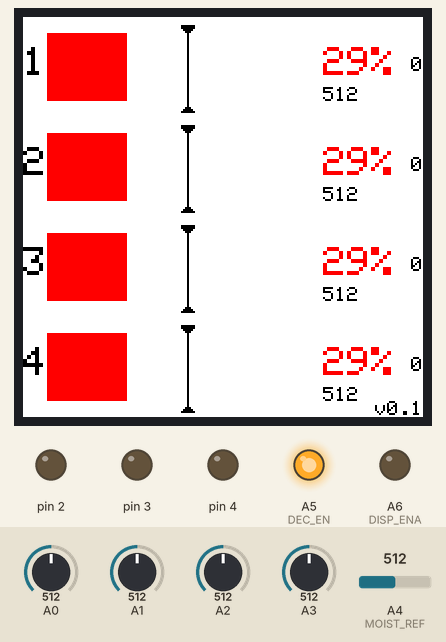
Bench run of a program on a simulated Arduino Nano, built for the host (arithmetic inside an expression is 32-bit, double 64-bit). Parts: 200×200 colour display, output pins drawn as LEDs (lit = HIGH). Inputs (shaded band) come from the test bench; at power-on: A0 = 512, A1 = 512, A2 = 512, A3 = 512, A4 (MOIST_REF) = 512.

Above: at 16.1 s.
At 17.4 s:
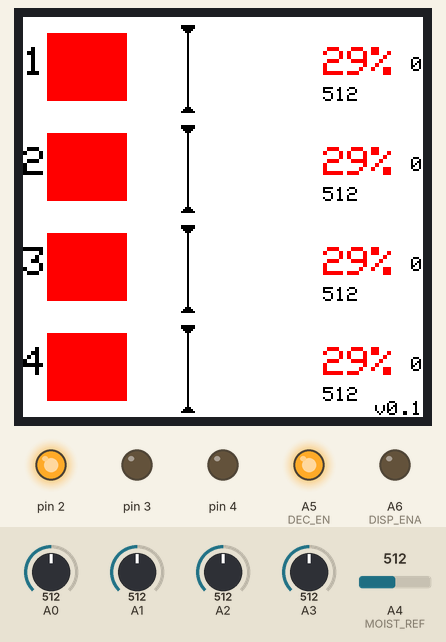
At 18.6 s:
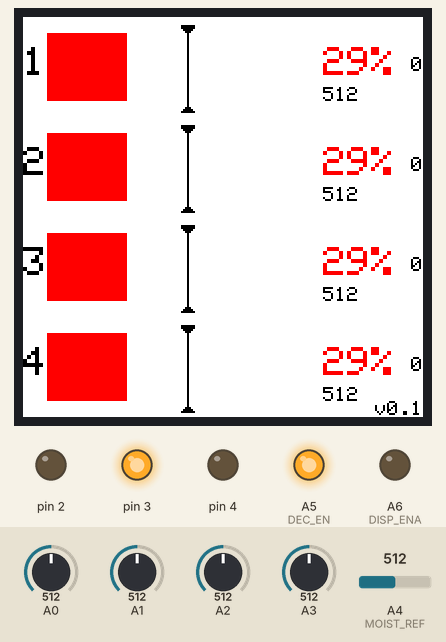
At 19.9 s:
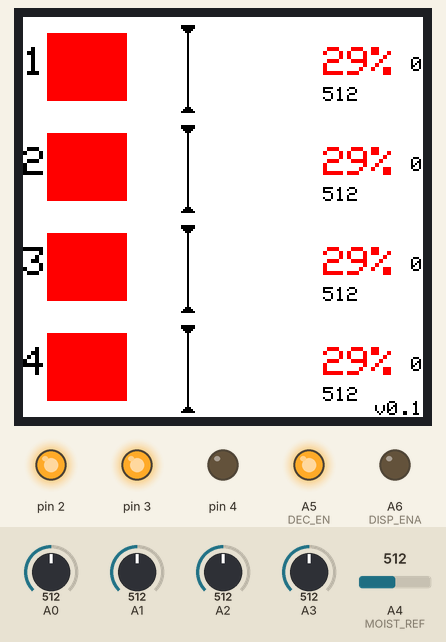
At 21.1 s:
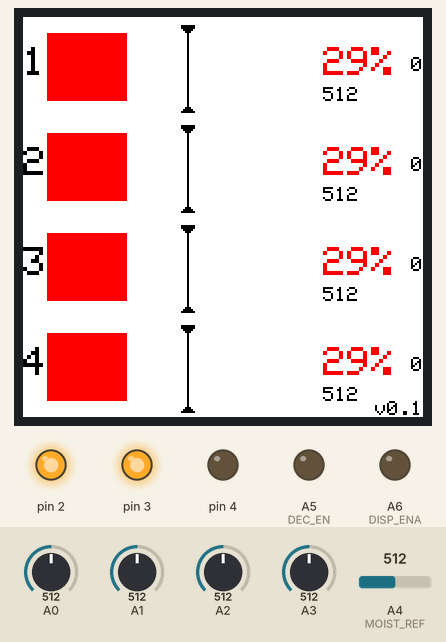
Timing chart, 0 to 22.6 s (numbered marks = the images above):
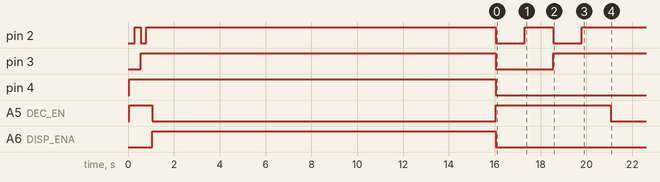

Measured:
- by itself, pin 2: goes HIGH 0.25 s, LOW 0.25 s, HIGH 15.3 s, LOW 1.3 s, HIGH 1.3 s, LOW 1.3 s, then HIGH
- by itself, pin 3: LOW → HIGH at 0.55 s, → LOW 15.5 s later, → HIGH 2.5 s later
- by itself, pin 4: LOW → HIGH at 0.05 s, → LOW 16.0 s later
- by itself, A5 (DEC_EN): LOW → HIGH at 0.05 s, → LOW 1.0 s later, → HIGH 15.0 s later, → LOW 5.0 s later
- by itself, A6 (DISP_ENA): LOW → HIGH at 1.1 s, → LOW 15.0 s later

The program:

main.cpp
```cpp
/***************************************************
 Firmware for Soil Moisture Guard

 The board has four channels. Each channel has a
 capacitive moisture sensor, a potentiometer to set
 the desired soil moisture level and a water pump.
 If the moisture drops below the desired level the
 pump is triggered for a given amount of time. If
 that does not restore the moisture level on the first attempt
 a configurable number of pump retries are attempted before
 it gives up.

 A display shows the status of all 4 channels:
 - moisture level as bar graph
   black bar when ok, red when too dry
 - moisture level as numeric percentage
   black font when ok, red when too dry
 - number of pump attempts
   black font when ok, red when the maximum number of retries is exceeded
 ****************************************************/

#include <Adafruit_ThinkInk.h>
#include <Adafruit_SleepyDog.h>

#define VERSION "v0.1" // TODO: get from git
//#define DEBUG 1 // comment in for debug info on the Serial port

// Configuration
#define NUMBER_OF_CHANNELS 4
#define PUMP0_MAX_ATTEMPTS 3
#define PUMP0_DURATION     10
#define PUMP1_MAX_ATTEMPTS 3
#define PUMP1_DURATION     10
#define PUMP2_MAX_ATTEMPTS 3
#define PUMP2_DURATION     10
#define PUMP3_MAX_ATTEMPTS 3
#define PUMP3_DURATION     10

#define EPD_CS      9
#define EPD_DC      10
#define SRAM_CS     6
#define EPD_RESET   8
#define EPD_BUSY    7

#define DISP_ENA    A6
#define DEC_EN      A5
#define MOIST_REF   A4

// see CLKPR chapter in ATmega328P manual
// register | division factor
// ---------|----------------
//     0x00 |   1 ->  16MHz
//     0x01 |   2 ->   8MHz
//     0x02 |   4 ->   4MHz
//     0x03 |   8 ->   2MHz
//     0x04 |  16 ->   1MHz
//     0x05 |  32 -> 500kHz
//     0x06 |  64 -> 250kHz
//     0x07 | 128 -> 125kHz
//     0x08 | 256 ->  62kHz
const uint8_t clk_div    = 0x03; // Divide 16MHz for power saving ..
const uint16_t clk_scaler = pow(2, clk_div); // ..  but all delays need to be scaled
#define BAR_SCALER 1.38 // 100% moisture level is 138 pixels wide on the display

// Calibration
#define WET_MEASUREMENT 150 // sensor submersed in water -> 100% moisture level
#define DRY_MEASUREMENT 660 // sensor in dry air -> 0% moisture level
#define NUMBER_OF_MEASUREMENT_SAMPLES 4 // sensors are noisy, sample a few times and take average. Keep < 64 (2^16 uint16_t / 2^10 ADC resolution = 2^6)

// 1.54" Monochrome displays with 200x200 pixels and SSD1681 chipset
ThinkInk_154_Tricolor_Z90 display(EPD_DC, EPD_RESET, EPD_CS, SRAM_CS, EPD_BUSY);

// Global state
struct ChannelState_T {
  const uint8_t pump_duration;
  const uint8_t max_pump_attempts;
  uint8_t pump_attempts;
  uint16_t moisture_level;
  uint16_t moisture_level_raw;
  uint16_t moisture_reference_level;
  const uint8_t sensor_analog_pin;
  const uint8_t sensor_dec;
  const uint8_t pump_dec;
} channel_state[NUMBER_OF_CHANNELS] = {
  // init values
  {PUMP0_DURATION, PUMP0_MAX_ATTEMPTS, 0, 99, 0, 25, A0, 4, 0}, // Channel 0
  {PUMP1_DURATION, PUMP1_MAX_ATTEMPTS, 0, 99, 0, 25, A1, 5, 1}, // Channel 1
  {PUMP2_DURATION, PUMP2_MAX_ATTEMPTS, 0, 99, 0, 25, A2, 6, 2}, // Channel 2
  {PUMP3_DURATION, PUMP3_MAX_ATTEMPTS, 0, 99, 0, 25, A3, 7, 3}  // Channel 3
};

///////////////////////////////////////////////////////////////////////////////
// code section below
/////////////////////

void setup() {
#ifdef DEBUG
  Serial.begin(9600);
  while (!Serial) { delay(10); }
#endif
  display.begin(THINKINK_TRICOLOR);
  // display.setRotation(1); // experiment with this depending on how the board is installed. Values can be 0, 1, 2, 3
  CLKPR = 0x80;
  CLKPR = clk_div;
#ifdef DEBUG
  Serial.print("Soil Moisture Guard ");
  Serial.println(VERSION);
  Serial.print("Clock divisor ");
  Serial.println(clk_scaler);
#endif
  pinMode(DISP_ENA, OUTPUT);
  pinMode(DEC_EN, OUTPUT);
  pinMode(2, OUTPUT); pinMode(3, OUTPUT); pinMode(4, OUTPUT);
}


uint8_t convertMeasurementToPercent(uint16_t measurement) {
  // saturates at 0 or 99%
  const float a = 100.0/(WET_MEASUREMENT - DRY_MEASUREMENT); // coefficient for 100%
  const float b = -DRY_MEASUREMENT*a;
  float percentage = measurement*a + b;
  return (uint8_t)max(0, min(99, percentage));
}


void setDecoder(uint8_t val) {
  digitalWrite(DEC_EN, LOW);
  uint8_t d4_lvl = (val>>2) & 0x01;
  uint8_t d3_lvl = (val>>1) & 0x01;
  uint8_t d2_lvl = val & 0x01;
#ifdef DEBUG
  Serial.print("setDecoder to ");
  Serial.print(val);
  Serial.print(" d4,d3,d2 = ");
  Serial.print(d4_lvl);
  Serial.print(d3_lvl);
  Serial.println(d2_lvl);
#endif
  // HC237 wiring: A0 - d2, A1 - d3, A2 - d4
  digitalWrite(2, d2_lvl); // this can probably be done in one cycle by writing the appropriate register directly. But we're in no hurry and can use the Arduino API for readability.
  digitalWrite(3, d3_lvl);
  digitalWrite(4, d4_lvl);
  digitalWrite(DEC_EN, HIGH);
}


boolean almostEqual(uint8_t a, uint8_t b, uint8_t absdiff) {
    return (max(a,b) - min(a,b)) <= absdiff;
}


boolean updateState() {
  // get all measurements, return true if there was an update
  boolean update = false;
  for (uint8_t i = 0; i < NUMBER_OF_CHANNELS; i++) {
    setDecoder(channel_state[i].sensor_dec); // power up the sensor and potentiometer
#ifdef DEBUG
    Serial.print("Reading Channel");
    Serial.println(i+1);
#endif
    delay(2000/clk_scaler);                  // wait until oscillator on sensor is steady
    uint16_t measurement     = 0;            // for A/D reading from sensor
    uint16_t measurement_ref = 0;            // for A/D reading from potentiometer (=reference)
    for (uint8_t j = 0; j < NUMBER_OF_MEASUREMENT_SAMPLES; j++) {
      measurement     += analogRead(channel_state[i].sensor_analog_pin);
      measurement_ref += analogRead(MOIST_REF);
    }
    digitalWrite(DEC_EN, LOW); // sensor power down
    measurement     /= NUMBER_OF_MEASUREMENT_SAMPLES; // average
    measurement_ref /= NUMBER_OF_MEASUREMENT_SAMPLES; // the reference shouldn't be noisy so it's not really necessary to average it but .. do it anyway for .. reasons
    uint8_t percentage     = convertMeasurementToPercent(measurement);
    uint8_t percentage_ref = measurement_ref/10; // 0 - 1023 / 10 = 0 - 102%
    // almostEqual allows some tolerance so we don't run pumps for single percentage point changes.
    // Those could be noise. Try to be quiet as much as possible.
    if (!almostEqual(channel_state[i].moisture_level, percentage, 2)) {
      channel_state[i].moisture_level = percentage;
      channel_state[i].moisture_level_raw = measurement;
      update |= true;
    }
    if (!almostEqual(channel_state[i].moisture_reference_level, percentage_ref, 2)) {
      channel_state[i].moisture_reference_level = percentage_ref;
      update |= true;
    }
    if (channel_state[i].moisture_level >= channel_state[i].moisture_reference_level) {
      channel_state[i].pump_attempts = 0;
    } else {
        update |= true; // always go through the update cycle when too dry (pump attempt + counting)
    }
#ifdef DEBUG
    Serial.print("Channel ");
    Serial.print(i+1);
    Serial.print(" raw: ");
    Serial.print(measurement);
    Serial.print(" percent: ");
    Serial.print(percentage);
    Serial.print(" reference percent: ");
    Serial.println(percentage_ref);
#endif
  }
  return update;
}


void updateDisplay() {
  digitalWrite(DISP_ENA, HIGH);
  display.powerUp();
  display.clearBuffer();
  // the display is divided into 4 columns: (1) channel number, (2) moisture level graph, (3) moisture level numeric, (4) pump attempts
  const uint8_t channel_number_x_offset =   0;                 // (1)
  const uint8_t moist_lvl_bar_x_offset  =  12;                 // (2)
  const uint8_t moist_lvl_txt_x_offset  = 150;                 // (3)
  const uint8_t pump_attempts_x_offset  = display.width() - 6; // (4)
  for (uint8_t i = 0; i < NUMBER_OF_CHANNELS; i++) {
    uint8_t y_offset = i*(display.height()/NUMBER_OF_CHANNELS);
    display.setTextSize(2);
    // channel numbers
    display.setTextColor(EPD_BLACK);
    display.setCursor(channel_number_x_offset, y_offset+15);
    display.print(i+1);
    // moisture levels
    if (channel_state[i].moisture_level < channel_state[i].moisture_reference_level) {
      display.setTextColor(EPD_RED);
    } else {
      display.setTextColor(EPD_BLACK);
    }
    display.setCursor(moist_lvl_txt_x_offset, y_offset+15);
    display.print(channel_state[i].moisture_level);
    display.print("%");
    // raw value
    display.setTextSize(1);
    display.setTextColor(EPD_BLACK);
    display.setCursor(moist_lvl_txt_x_offset, y_offset+35);
    display.print(channel_state[i].moisture_level_raw);
    // pump attempts
    display.setTextSize(1);
    if (channel_state[i].pump_attempts >= channel_state[i].max_pump_attempts) {
      display.setTextColor(EPD_RED);
    } else {
      display.setTextColor(EPD_BLACK);
    }
    display.setCursor(pump_attempts_x_offset, y_offset+20);
    display.print(channel_state[i].pump_attempts);
    // moisture level as bar chart
    uint16_t barColor = EPD_BLACK;
    if (channel_state[i].moisture_level < channel_state[i].moisture_reference_level) {
      barColor = EPD_RED;
    }
    uint8_t barLength = (uint8_t)(channel_state[i].moisture_level*BAR_SCALER);
    display.fillRect(moist_lvl_bar_x_offset, y_offset+8, barLength, 34, barColor);
    // reference markers
    barLength = (uint8_t)(channel_state[i].moisture_reference_level*BAR_SCALER);
    display.fillTriangle(moist_lvl_bar_x_offset + barLength - 3, y_offset+4,
                         moist_lvl_bar_x_offset + barLength + 3, y_offset+4,
                         moist_lvl_bar_x_offset + barLength    , y_offset+8,
                         EPD_BLACK);
    display.fillTriangle(moist_lvl_bar_x_offset + barLength    , y_offset+43,
                         moist_lvl_bar_x_offset + barLength + 3, y_offset+47,
                         moist_lvl_bar_x_offset + barLength - 3, y_offset+47,
                         EPD_BLACK);
    display.drawLine(moist_lvl_bar_x_offset + barLength, y_offset+8,
                     moist_lvl_bar_x_offset + barLength, y_offset+43,
                     EPD_BLACK);
  }
  // version in lower right corner
  display.setTextColor(EPD_BLACK);
  display.setCursor(display.width()-strlen(VERSION)*6, display.height()-8);
  display.print(VERSION);
  // draw
  display.display();
  display.powerDown();
  digitalWrite(DISP_ENA, LOW);
}


void runPumps() {
  for (uint8_t i = 0; i < NUMBER_OF_CHANNELS; i++) {
    if (channel_state[i].moisture_level < channel_state[i].moisture_reference_level) {
      if (channel_state[i].pump_attempts < channel_state[i].max_pump_attempts) {
        channel_state[i].pump_attempts += 1;
#ifdef DEBUG
        Serial.print("Channel ");
        Serial.print(i+1);
        Serial.print(" running pump for ");
        Serial.print(channel_state[i].pump_duration);
        Serial.println(" sec");
#endif
        setDecoder(channel_state[i].pump_dec); // pump on
        delay(channel_state[i].pump_duration*1000/clk_scaler);
        digitalWrite(DEC_EN, LOW); // pump off
      }
#ifdef DEBUG
      else {
        Serial.print("Channel ");
        Serial.print(i+1);
        Serial.print(" exceeded maximum number of attempts ");
        Serial.println(channel_state[i].max_pump_attempts);
      }
#endif
    }
  }
}

void loop() {
  boolean hasStateUpdate = updateState();
  if (hasStateUpdate) {
    updateDisplay();
    runPumps();
  }
#ifdef DEBUG
  Serial.println("Finished cycle. Going to sleep");
  //Watchdog.sleep(2000);
  delay(1000);
  Serial.println("Woke up. Starting new cycle.");
#else
  // sleep for 10mins. Longest watchdog-sleep is 8s so we loop a few times
  for (uint8_t i = 0; i < 10*60/8; i++) {
    Watchdog.sleep(8000);
  }
#endif
}
```
